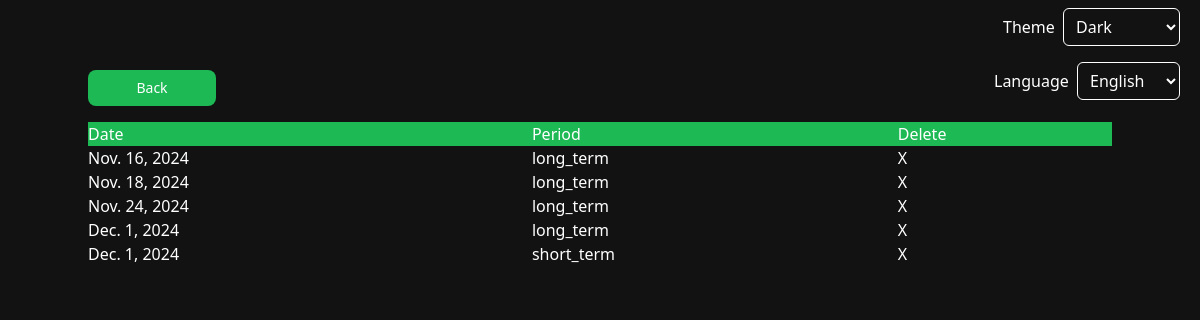
The app's page /get-past-wrappeds/ (signed in), older data.
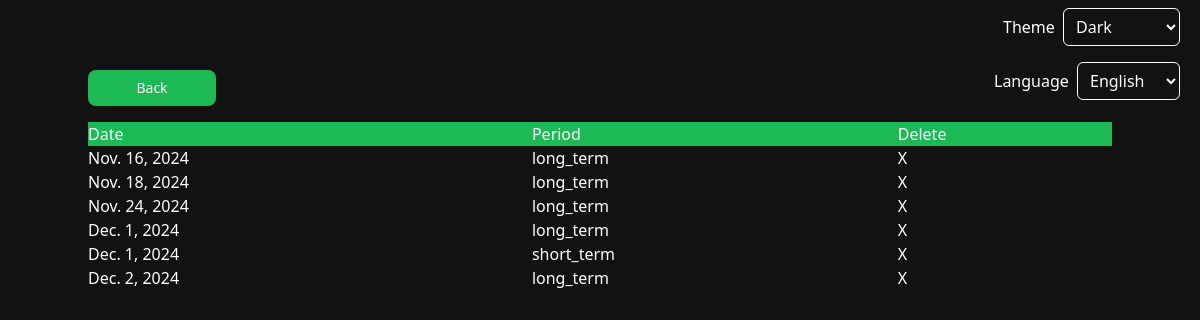
The same page, newer data.
### app/models.py (models this page shows)
class Wrapped(models.Model):
    date_created = models.DateField()
    time_period = models.CharField(max_length=10, default='')
    data = models.JSONField()
    desc = models.TextField(default='')
    user = models.ForeignKey(User, on_delete=models.CASCADE)

### app/views.py (the view)
# urls.py: path('get-past-wrappeds/', views.get_past_wrappeds, name='past_wraps'),
def get_past_wrappeds(request):
    if request.method == 'GET':
        user = request.user
        wrapped_objs = Wrapped.objects.all().filter(user=user)
        wrappeds = {}
        i = 0
        for wrapped_obj in wrapped_objs:
            wrapped = {
                'id': wrapped_obj.id,
                'date_created': wrapped_obj.date_created,
                'date_formatted': date_format(wrapped_obj.date_created),
                'time_period': wrapped_obj.time_period,
                'image_url': wrapped_obj.data['tracks'].get('1')['album_image']
            }
            wrappeds[i] = wrapped
            i += 1
        return render(request, 'past_wraps.html', {'past_wraps': wrappeds})

### templates/past_wraps.html (shortened to what this page needs)
{% extends "_base.html" %}
{% load i18n %}
{% load compress %}
{% load static %}
{%  block content %}
    <a href="{% url 'profile' %}" class="flex-1">
        <button class="flex flex-col items-center justify-center w-32 focus:outline-none text-text bg-accent font-medium rounded-lg text-sm px-4 py-2">
            <p class="text-center">{% trans "Back" %}</p>
        </button>
    </a>
    {% if past_wraps %}
    <div class="table w-full mt-4">
        <div class="table-header-group bg-accent">
            <div class="table-row text-text pl-2">
                <div class="table-cell text-left">{% trans "Date" %}</div>
                <div class="table-cell text-left">{% trans "Period" %}</div>
                <div class="table-cell text-left">{% trans "Delete" %}</div>
            </div>
        </div>
        <div class="table-row-group">
        {% for key, wrap in past_wraps.items %}
            <div class="text-text table-row text-left">
                <div class="table-cell">
                <a href="{% url 'wrapped' limit=10 period=wrap.time_period %}">
                    <p class=" text-text">{{ wrap.date_formatted }}</p>
                </a>
                </div>
                <div class="table-cell">
                <p class="text-text">{{ wrap.time_period }}</p>
                </div>
                <div class="table-cell">
                <a href="{% url 'delete_wrapped' item_id=wrap.id %}">
                <button class="text-text">X</button>
                </a>
            </div>
            </div>
        {% endfor %}
    </div>
    </div>
    {% else %}
        <span class="text-text bg-accent">{% trans "You have no past wraps." %}</span>
    {% endif %}
{% endblock content %}

Row changes from the older to the newer data that the page shows:
added Wrapped: time_period "long_term"
Text that changed along with them:
new list line: "Dec. 2, 2024 X"
